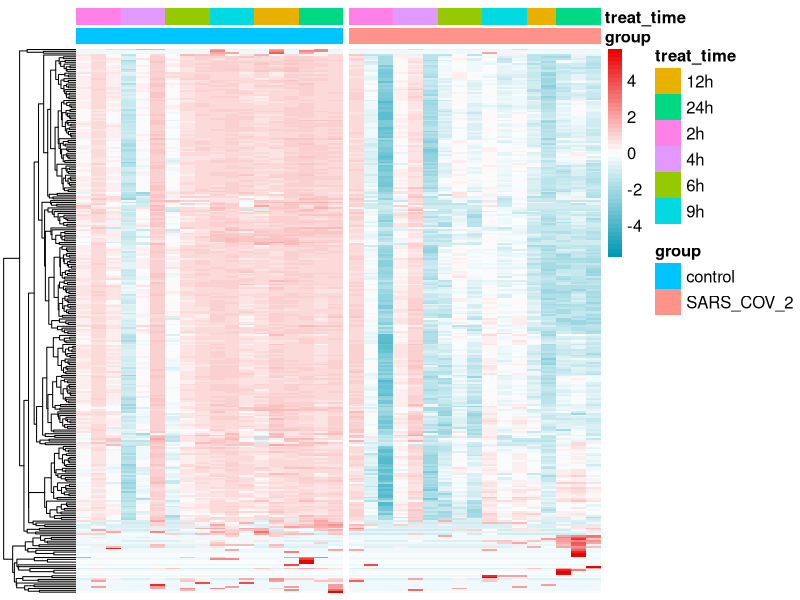

Reproduce this figure in R.


rm(list = ls())

rt=read.table("A549_SARS-CoV-2_ubi.txt",sep="\t",header=T,row.names=1,check.names=F)   
rt1=t(rt[,-(1:2)])
rt1=log2(rt1+1)
rt1=rt1[rowMeans(rt1)>0,]
library(pheatmap)
Type=as.data.frame(rt[,1:2])
rownames(Type)=colnames(rt1)
pheatmap(rt1, annotation_col=Type,gaps_col = c(18),
         color =colorRampPalette(c("#0099B4FF", "white", "#ED0000FF"))(50),
         cluster_rows = T,
         cluster_cols =F,
         fontsize=12,
         fontsize_row=8,
         scale="row",
         show_colnames=F,
        show_rownames=F,
         fontsize_col=3)

